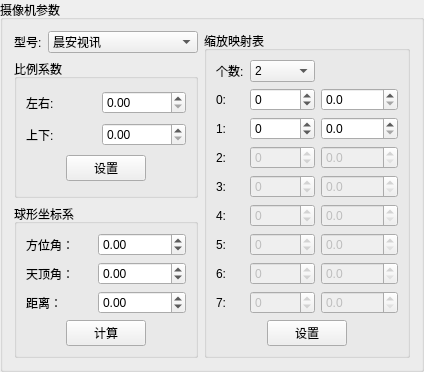
           <widget class="QGroupBox" name="groupBox_4">
            <property name="title">
             <string>摄像机参数</string>
            </property>
            <layout class="QGridLayout" name="gridLayout_12">
             <item row="0" column="0">
              <layout class="QVBoxLayout" name="verticalLayout">
               <item>
                <layout class="QHBoxLayout" name="horizontalLayout_5">
                 <item>
                  <widget class="QLabel" name="label_50">
                   <property name="text">
                    <string>型号:</string>
                   </property>
                  </widget>
                 </item>
                 <item>
                  <widget class="QComboBox" name="comboBox_zoom_map_num_3">
                   <property name="sizePolicy">
                    <sizepolicy hsizetype="Expanding" vsizetype="Fixed">
                     <horstretch>0</horstretch>
                     <verstretch>0</verstretch>
                    </sizepolicy>
                   </property>
                   <item>
                    <property name="text">
                     <string>晨安视讯</string>
                    </property>
                   </item>
                  </widget>
                 </item>
                </layout>
               </item>
               <item>
                <widget class="QGroupBox" name="groupBox_9">
                 <property name="title">
                  <string>比例系数</string>
                 </property>
                 <layout class="QGridLayout" name="gridLayout_8">
                  <item row="0" column="0">
                   <widget class="QLabel" name="label_30">
                    <property name="text">
                     <string>左右:</string>
                    </property>
                   </widget>
                  </item>
                  <item row="0" column="1">
                   <widget class="QDoubleSpinBox" name="doubleSpinBox_pan_scale">
                    <property name="maximum">
                     <double>1000000.000000000000000</double>
                    </property>
                   </widget>
                  </item>
                  <item row="1" column="0">
                   <widget class="QLabel" name="label_29">
                    <property name="text">
                     <string>上下:</string>
                    </property>
                   </widget>
                  </item>
                  <item row="1" column="1">
                   <widget class="QDoubleSpinBox" name="doubleSpinBox_tilt_scale">
                    <property name="maximum">
                     <double>1000000.000000000000000</double>
                    </property>
                   </widget>
                  </item>
                  <item row="2" column="0" colspan="2">
                   <layout class="QHBoxLayout" name="horizontalLayout_24">
                    <item>
                     <spacer name="horizontalSpacer_19">
                      <property name="orientation">
                       <enum>Qt::Horizontal</enum>
                      </property>
                      <property name="sizeHint" stdset="0">
                       <size>
                        <width>40</width>
                        <height>20</height>
                       </size>
                      </property>
                     </spacer>
                    </item>
                    <item>
                     <widget class="QPushButton" name="pushButton_set_ptz_scale">
                      <property name="text">
                       <string>设置</string>
                      </property>
                     </widget>
                    </item>
                    <item>
                     <spacer name="horizontalSpacer_20">
                      <property name="orientation">
                       <enum>Qt::Horizontal</enum>
                      </property>
                      <property name="sizeHint" stdset="0">
                       <size>
                        <width>40</width>
                        <height>20</height>
                       </size>
                      </property>
                     </spacer>
                    </item>
                   </layout>
                  </item>
                 </layout>
                </widget>
               </item>
               <item>
                <widget class="QGroupBox" name="groupBox_11">
                 <property name="title">
                  <string>球形坐标系</string>
                 </property>
                 <layout class="QGridLayout" name="gridLayout_10">
                  <item row="0" column="0">
                   <widget class="QLabel" name="label_41">
                    <property name="text">
                     <string>方位角：</string>
                    </property>
                   </widget>
                  </item>
                  <item row="0" column="1">
                   <widget class="QDoubleSpinBox" name="doubleSpinBox_azimuth_angle">
                    <property name="minimum">
                     <double>-100000.000000000000000</double>
                    </property>
                    <property name="maximum">
                     <double>100000.000000000000000</double>
                    </property>
                   </widget>
                  </item>
                  <item row="1" column="0">
                   <widget class="QLabel" name="label_40">
                    <property name="text">
                     <string>天顶角：</string>
                    </property>
                   </widget>
                  </item>
                  <item row="1" column="1">
                   <widget class="QDoubleSpinBox" name="doubleSpinBo_zenith_angle">
                    <property name="minimum">
                     <double>-100000.000000000000000</double>
                    </property>
                    <property name="maximum">
                     <double>100000.000000000000000</double>
                    </property>
                   </widget>
                  </item>
                  <item row="2" column="0">
                   <widget class="QLabel" name="label_42">
                    <property name="text">
                     <string>距离：</string>
                    </property>
                   </widget>
                  </item>
                  <item row="2" column="1">
                   <widget class="QDoubleSpinBox" name="doubleSpinBox_radius">
                    <property name="minimum">
                     <double>-100000.000000000000000</double>
                    </property>
                    <property name="maximum">
                     <double>100000.000000000000000</double>
                    </property>
                   </widget>
                  </item>
                  <item row="3" column="0" colspan="2">
                   <layout class="QHBoxLayout" name="horizontalLayout_6">
                    <item>
                     <spacer name="horizontalSpacer_9">
                      <property name="orientation">
                       <enum>Qt::Horizontal</enum>
                      </property>
                      <property name="sizeHint" stdset="0">
                       <size>
                        <width>40</width>
                        <height>20</height>
                       </size>
                      </property>
                     </spacer>
                    </item>
                    <item>
                     <widget class="QPushButton" name="pushButton_calc_ball_cord">
                      <property name="text">
                       <string>计算</string>
                      </property>
                     </widget>
                    </item>
                    <item>
                     <spacer name="horizontalSpacer_10">
                      <property name="orientation">
                       <enum>Qt::Horizontal</enum>
                      </property>
                      <property name="sizeHint" stdset="0">
                       <size>
                        <width>40</width>
                        <height>20</height>
                       </size>
                      </property>
                     </spacer>
                    </item>
                   </layout>
                  </item>
                 </layout>
                </widget>
               </item>
              </layout>
             </item>
             <item row="0" column="1">
              <widget class="QGroupBox" name="groupBox_10">
               <property name="title">
                <string>缩放映射表</string>
               </property>
               <layout class="QGridLayout" name="gridLayout_9">
                <item row="6" column="1">
                 <widget class="QSpinBox" name="spinBox_item4_zoom_pos">
                  <property name="enabled">
                   <bool>false</bool>
                  </property>
                  <property name="minimum">
                   <number>-16384</number>
                  </property>
                  <property name="maximum">
                   <number>16384</number>
                  </property>
                 </widget>
                </item>
                <item row="7" column="0">
                 <widget class="QLabel" name="label_37">
                  <property name="text">
                   <string>5:</string>
                  </property>
                 </widget>
                </item>
                <item row="6" column="0">
                 <widget class="QLabel" name="label_36">
                  <property name="text">
                   <string>4:</string>
                  </property>
                 </widget>
                </item>
                <item row="8" column="1">
                 <widget class="QSpinBox" name="spinBox_item6_zoom_pos">
                  <property name="enabled">
                   <bool>false</bool>
                  </property>
                  <property name="minimum">
                   <number>-16384</number>
                  </property>
                  <property name="maximum">
                   <number>16384</number>
                  </property>
                 </widget>
                </item>
                <item row="7" column="1">
                 <widget class="QSpinBox" name="spinBox_item5_zoom_pos">
                  <property name="enabled">
                   <bool>false</bool>
                  </property>
                  <property name="minimum">
                   <number>-16384</number>
                  </property>
                  <property name="maximum">
                   <number>16384</number>
                  </property>
                 </widget>
                </item>
                <item row="3" column="0">
                 <widget class="QLabel" name="label_32">
                  <property name="text">
                   <string>1:</string>
                  </property>
                 </widget>
                </item>
                <item row="2" column="0">
                 <widget class="QLabel" name="label_31">
                  <property name="text">
                   <string>0:</string>
                  </property>
                 </widget>
                </item>
                <item row="5" column="0">
                 <widget class="QLabel" name="label_35">
                  <property name="text">
                   <string>3:</string>
                  </property>
                 </widget>
                </item>
                <item row="4" column="0">
                 <widget class="QLabel" name="label_33">
                  <property name="text">
                   <string>2:</string>
                  </property>
                 </widget>
                </item>
                <item row="2" column="1">
                 <widget class="QSpinBox" name="spinBox_item0_zoom_pos">
                  <property name="minimum">
                   <number>-16384</number>
                  </property>
                  <property name="maximum">
                   <number>16384</number>
                  </property>
                 </widget>
                </item>
                <item row="9" column="1">
                 <widget class="QSpinBox" name="spinBox_item7_zoom_pos">
                  <property name="enabled">
                   <bool>false</bool>
                  </property>
                  <property name="minimum">
                   <number>-16384</number>
                  </property>
                  <property name="maximum">
                   <number>16384</number>
                  </property>
                 </widget>
                </item>
                <item row="3" column="1">
                 <widget class="QSpinBox" name="spinBox_item1_zoom_pos">
                  <property name="minimum">
                   <number>-16384</number>
                  </property>
                  <property name="maximum">
                   <number>16384</number>
                  </property>
                 </widget>
                </item>
                <item row="4" column="1">
                 <widget class="QSpinBox" name="spinBox_item2_zoom_pos">
                  <property name="enabled">
                   <bool>false</bool>
                  </property>
                  <property name="minimum">
                   <number>-16384</number>
                  </property>
                  <property name="maximum">
                   <number>16384</number>
                  </property>
                 </widget>
                </item>
                <item row="9" column="0">
                 <widget class="QLabel" name="label_39">
                  <property name="text">
                   <string>7:</string>
                  </property>
                 </widget>
                </item>
                <item row="8" column="0">
                 <widget class="QLabel" name="label_38">
                  <property name="text">
                   <string>6:</string>
                  </property>
                 </widget>
                </item>
                <item row="5" column="1">
                 <widget class="QSpinBox" name="spinBox_item3_zoom_pos">
                  <property name="enabled">
                   <bool>false</bool>
                  </property>
                  <property name="minimum">
                   <number>-16384</number>
                  </property>
                  <property name="maximum">
                   <number>16384</number>
                  </property>
                 </widget>
                </item>
                <item row="0" column="0">
                 <widget class="QLabel" name="label_34">
                  <property name="text">
                   <string>个数:</string>
                  </property>
                 </widget>
                </item>
                <item row="2" column="2">
                 <widget class="QDoubleSpinBox" name="doubleSpinBox_item0_zoom_dist">
                  <property name="decimals">
                   <number>1</number>
                  </property>
                  <property name="maximum">
                   <double>1000000.000000000000000</double>
                  </property>
                 </widget>
                </item>
                <item row="3" column="2">
                 <widget class="QDoubleSpinBox" name="doubleSpinBox_item1_zoom_dist">
                  <property name="decimals">
                   <number>1</number>
                  </property>
                  <property name="maximum">
                   <double>1000000.000000000000000</double>
                  </property>
                 </widget>
                </item>
                <item row="4" column="2">
                 <widget class="QDoubleSpinBox" name="doubleSpinBox_item2_zoom_dist">
                  <property name="enabled">
                   <bool>false</bool>
                  </property>
                  <property name="decimals">
                   <number>1</number>
                  </property>
                  <property name="maximum">
                   <double>1000000.000000000000000</double>
                  </property>
                 </widget>
                </item>
                <item row="5" column="2">
                 <widget class="QDoubleSpinBox" name="doubleSpinBox_item3_zoom_dist">
                  <property name="enabled">
                   <bool>false</bool>
                  </property>
                  <property name="decimals">
                   <number>1</number>
                  </property>
                  <property name="maximum">
                   <double>1000000.000000000000000</double>
                  </property>
                 </widget>
                </item>
                <item row="6" column="2">
                 <widget class="QDoubleSpinBox" name="doubleSpinBox_item4_zoom_dist">
                  <property name="enabled">
                   <bool>false</bool>
                  </property>
                  <property name="decimals">
                   <number>1</number>
                  </property>
                  <property name="maximum">
                   <double>1000000.000000000000000</double>
                  </property>
                 </widget>
                </item>
                <item row="7" column="2">
                 <widget class="QDoubleSpinBox" name="doubleSpinBox_item5_zoom_dist">
                  <property name="enabled">
                   <bool>false</bool>
                  </property>
                  <property name="decimals">
                   <number>1</number>
                  </property>
                  <property name="maximum">
                   <double>1000000.000000000000000</double>
                  </property>
                 </widget>
                </item>
                <item row="8" column="2">
                 <widget class="QDoubleSpinBox" name="doubleSpinBox_item6_zoom_dist">
                  <property name="enabled">
                   <bool>false</bool>
                  </property>
                  <property name="decimals">
                   <number>1</number>
                  </property>
                  <property name="maximum">
                   <double>1000000.000000000000000</double>
                  </property>
                 </widget>
                </item>
                <item row="9" column="2">
                 <widget class="QDoubleSpinBox" name="doubleSpinBox_item7_zoom_dist">
                  <property name="enabled">
                   <bool>false</bool>
                  </property>
                  <property name="decimals">
                   <number>1</number>
                  </property>
                  <property name="maximum">
                   <double>1000000.000000000000000</double>
                  </property>
                 </widget>
                </item>
                <item row="0" column="1">
                 <widget class="QComboBox" name="comboBox_zoom_map_num">
                  <item>
                   <property name="text">
                    <string>2</string>
                   </property>
                  </item>
                  <item>
                   <property name="text">
                    <string>3</string>
                   </property>
                  </item>
                  <item>
                   <property name="text">
                    <string>4</string>
                   </property>
                  </item>
                  <item>
                   <property name="text">
                    <string>5</string>
                   </property>
                  </item>
                  <item>
                   <property name="text">
                    <string>6</string>
                   </property>
                  </item>
                  <item>
                   <property name="text">
                    <string>7</string>
                   </property>
                  </item>
                  <item>
                   <property name="text">
                    <string>8</string>
                   </property>
                  </item>
                 </widget>
                </item>
                <item row="10" column="0" colspan="3">
                 <layout class="QHBoxLayout" name="horizontalLayout_18">
                  <item>
                   <spacer name="horizontalSpacer_11">
                    <property name="orientation">
                     <enum>Qt::Horizontal</enum>
                    </property>
                    <property name="sizeHint" stdset="0">
                     <size>
                      <width>40</width>
                      <height>20</height>
                     </size>
                    </property>
                   </spacer>
                  </item>
                  <item>
                   <widget class="QPushButton" name="pushButton_set_zoom_map">
                    <property name="text">
                     <string>设置</string>
                    </property>
                   </widget>
                  </item>
                  <item>
                   <spacer name="horizontalSpacer_12">
                    <property name="orientation">
                     <enum>Qt::Horizontal</enum>
                    </property>
                    <property name="sizeHint" stdset="0">
                     <size>
                      <width>40</width>
                      <height>20</height>
                     </size>
                    </property>
                   </spacer>
                  </item>
                 </layout>
                </item>
               </layout>
              </widget>
             </item>
            </layout>
           </widget>
